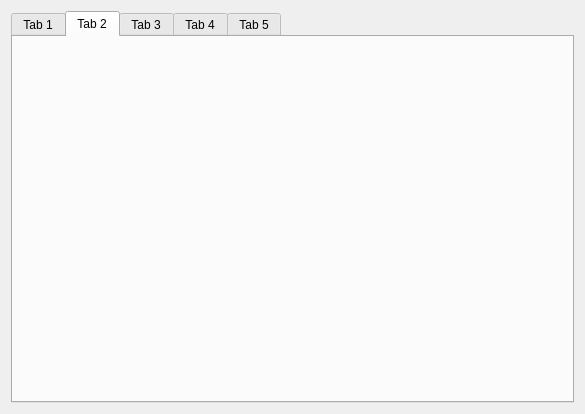
<?xml version="1.0" encoding="UTF-8"?>
<ui version="4.0">
 <class>MainWidget</class>
 <widget class="QWidget" name="MainWidget">
  <property name="geometry">
   <rect>
    <x>0</x>
    <y>0</y>
    <width>585</width>
    <height>414</height>
   </rect>
  </property>
  <property name="minimumSize">
   <size>
    <width>350</width>
    <height>340</height>
   </size>
  </property>
  <property name="windowTitle">
   <string>MainWidget</string>
  </property>
  <layout class="QVBoxLayout" name="verticalLayout">
   <item>
    <widget class="QTabWidget" name="pTabWidget">
     <property name="currentIndex">
      <number>1</number>
     </property>
     <widget class="QWidget" name="pTab1">
      <attribute name="title">
       <string>Tab 1</string>
      </attribute>
     </widget>
     <widget class="QWidget" name="pTab2">
      <attribute name="title">
       <string>Tab 2</string>
      </attribute>
     </widget>
     <widget class="QWidget" name="pTab3">
      <attribute name="title">
       <string>Tab 3</string>
      </attribute>
     </widget>
     <widget class="QWidget" name="pTab4">
      <attribute name="title">
       <string>Tab 4</string>
      </attribute>
     </widget>
     <widget class="QWidget" name="pTab5">
      <attribute name="title">
       <string>Tab 5</string>
      </attribute>
     </widget>
    </widget>
   </item>
  </layout>
 </widget>
 <resources/>
 <connections/>
</ui>
